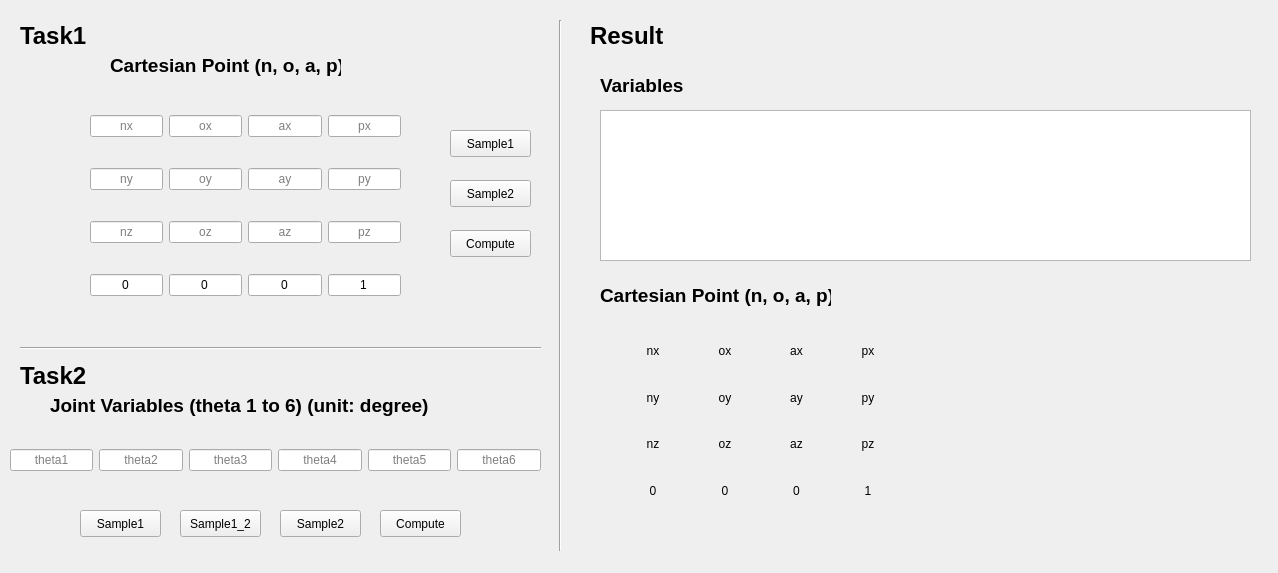
<?xml version="1.0" encoding="UTF-8"?>
<ui version="4.0">
 <class>MainWindow</class>
 <widget class="QMainWindow" name="MainWindow">
  <property name="geometry">
   <rect>
    <x>0</x>
    <y>0</y>
    <width>1278</width>
    <height>573</height>
   </rect>
  </property>
  <property name="windowTitle">
   <string>Robotics Project1</string>
  </property>
  <widget class="QWidget" name="centralwidget">
   <widget class="QLabel" name="lb_task1">
    <property name="geometry">
     <rect>
      <x>20</x>
      <y>20</y>
      <width>81</width>
      <height>31</height>
     </rect>
    </property>
    <property name="font">
     <font>
      <pointsize>18</pointsize>
      <weight>75</weight>
      <italic>false</italic>
      <bold>true</bold>
     </font>
    </property>
    <property name="text">
     <string>Task1</string>
    </property>
   </widget>
   <widget class="QWidget" name="gridLayoutWidget">
    <property name="geometry">
     <rect>
      <x>90</x>
      <y>90</y>
      <width>311</width>
      <height>231</height>
     </rect>
    </property>
    <layout class="QGridLayout" name="gridLayout">
     <item row="0" column="0">
      <widget class="QLineEdit" name="le_nx">
       <property name="alignment">
        <set>Qt::AlignCenter</set>
       </property>
       <property name="placeholderText">
        <string>nx</string>
       </property>
      </widget>
     </item>
     <item row="1" column="0">
      <widget class="QLineEdit" name="le_ny">
       <property name="alignment">
        <set>Qt::AlignCenter</set>
       </property>
       <property name="placeholderText">
        <string>ny</string>
       </property>
      </widget>
     </item>
     <item row="2" column="0">
      <widget class="QLineEdit" name="le_nz">
       <property name="alignment">
        <set>Qt::AlignCenter</set>
       </property>
       <property name="placeholderText">
        <string>nz</string>
       </property>
      </widget>
     </item>
     <item row="3" column="0">
      <widget class="QLineEdit" name="le_nw">
       <property name="text">
        <string>0</string>
       </property>
       <property name="alignment">
        <set>Qt::AlignCenter</set>
       </property>
       <property name="readOnly">
        <bool>true</bool>
       </property>
      </widget>
     </item>
     <item row="0" column="1">
      <widget class="QLineEdit" name="le_ox">
       <property name="alignment">
        <set>Qt::AlignCenter</set>
       </property>
       <property name="placeholderText">
        <string>ox</string>
       </property>
      </widget>
     </item>
     <item row="1" column="1">
      <widget class="QLineEdit" name="le_oy">
       <property name="alignment">
        <set>Qt::AlignCenter</set>
       </property>
       <property name="placeholderText">
        <string>oy</string>
       </property>
      </widget>
     </item>
     <item row="2" column="1">
      <widget class="QLineEdit" name="le_oz">
       <property name="alignment">
        <set>Qt::AlignCenter</set>
       </property>
       <property name="placeholderText">
        <string>oz</string>
       </property>
      </widget>
     </item>
     <item row="3" column="1">
      <widget class="QLineEdit" name="le_ow">
       <property name="text">
        <string>0</string>
       </property>
       <property name="alignment">
        <set>Qt::AlignCenter</set>
       </property>
       <property name="readOnly">
        <bool>true</bool>
       </property>
      </widget>
     </item>
     <item row="0" column="2">
      <widget class="QLineEdit" name="le_ax">
       <property name="alignment">
        <set>Qt::AlignCenter</set>
       </property>
       <property name="placeholderText">
        <string>ax</string>
       </property>
      </widget>
     </item>
     <item row="1" column="2">
      <widget class="QLineEdit" name="le_ay">
       <property name="alignment">
        <set>Qt::AlignCenter</set>
       </property>
       <property name="placeholderText">
        <string>ay</string>
       </property>
      </widget>
     </item>
     <item row="2" column="2">
      <widget class="QLineEdit" name="le_az">
       <property name="alignment">
        <set>Qt::AlignCenter</set>
       </property>
       <property name="placeholderText">
        <string>az</string>
       </property>
      </widget>
     </item>
     <item row="3" column="2">
      <widget class="QLineEdit" name="le_aw">
       <property name="text">
        <string>0</string>
       </property>
       <property name="alignment">
        <set>Qt::AlignCenter</set>
       </property>
       <property name="readOnly">
        <bool>true</bool>
       </property>
      </widget>
     </item>
     <item row="0" column="3">
      <widget class="QLineEdit" name="le_px">
       <property name="inputMask">
        <string/>
       </property>
       <property name="alignment">
        <set>Qt::AlignCenter</set>
       </property>
       <property name="placeholderText">
        <string>px</string>
       </property>
      </widget>
     </item>
     <item row="1" column="3">
      <widget class="QLineEdit" name="le_py">
       <property name="inputMask">
        <string/>
       </property>
       <property name="alignment">
        <set>Qt::AlignCenter</set>
       </property>
       <property name="placeholderText">
        <string>py</string>
       </property>
      </widget>
     </item>
     <item row="2" column="3">
      <widget class="QLineEdit" name="le_pz">
       <property name="alignment">
        <set>Qt::AlignCenter</set>
       </property>
       <property name="placeholderText">
        <string>pz</string>
       </property>
      </widget>
     </item>
     <item row="3" column="3">
      <widget class="QLineEdit" name="le_pw">
       <property name="text">
        <string>1</string>
       </property>
       <property name="alignment">
        <set>Qt::AlignCenter</set>
       </property>
       <property name="readOnly">
        <bool>true</bool>
       </property>
      </widget>
     </item>
    </layout>
   </widget>
   <widget class="QLabel" name="lb_noap">
    <property name="geometry">
     <rect>
      <x>110</x>
      <y>40</y>
      <width>231</width>
      <height>51</height>
     </rect>
    </property>
    <property name="font">
     <font>
      <pointsize>14</pointsize>
      <weight>75</weight>
      <italic>false</italic>
      <bold>true</bold>
     </font>
    </property>
    <property name="text">
     <string>Cartesian Point (n, o, a, p)</string>
    </property>
   </widget>
   <widget class="QLabel" name="lb_task2">
    <property name="geometry">
     <rect>
      <x>20</x>
      <y>360</y>
      <width>81</width>
      <height>31</height>
     </rect>
    </property>
    <property name="font">
     <font>
      <pointsize>18</pointsize>
      <weight>75</weight>
      <italic>false</italic>
      <bold>true</bold>
     </font>
    </property>
    <property name="text">
     <string>Task2</string>
    </property>
   </widget>
   <widget class="QLabel" name="lb_thetas">
    <property name="geometry">
     <rect>
      <x>50</x>
      <y>380</y>
      <width>391</width>
      <height>51</height>
     </rect>
    </property>
    <property name="font">
     <font>
      <pointsize>14</pointsize>
      <weight>75</weight>
      <italic>false</italic>
      <bold>true</bold>
     </font>
    </property>
    <property name="text">
     <string>Joint Variables (theta 1 to 6) (unit: degree)</string>
    </property>
   </widget>
   <widget class="QWidget" name="horizontalLayoutWidget">
    <property name="geometry">
     <rect>
      <x>10</x>
      <y>420</y>
      <width>531</width>
      <height>80</height>
     </rect>
    </property>
    <layout class="QHBoxLayout" name="horizontalLayout">
     <item>
      <widget class="QLineEdit" name="le_th1">
       <property name="alignment">
        <set>Qt::AlignCenter</set>
       </property>
       <property name="placeholderText">
        <string>theta1</string>
       </property>
      </widget>
     </item>
     <item>
      <widget class="QLineEdit" name="le_th2">
       <property name="alignment">
        <set>Qt::AlignCenter</set>
       </property>
       <property name="placeholderText">
        <string>theta2</string>
       </property>
      </widget>
     </item>
     <item>
      <widget class="QLineEdit" name="le_th3">
       <property name="alignment">
        <set>Qt::AlignCenter</set>
       </property>
       <property name="placeholderText">
        <string>theta3</string>
       </property>
      </widget>
     </item>
     <item>
      <widget class="QLineEdit" name="le_th4">
       <property name="alignment">
        <set>Qt::AlignCenter</set>
       </property>
       <property name="placeholderText">
        <string>theta4</string>
       </property>
      </widget>
     </item>
     <item>
      <widget class="QLineEdit" name="le_th5">
       <property name="alignment">
        <set>Qt::AlignCenter</set>
       </property>
       <property name="placeholderText">
        <string>theta5</string>
       </property>
      </widget>
     </item>
     <item>
      <widget class="QLineEdit" name="le_th6">
       <property name="alignment">
        <set>Qt::AlignCenter</set>
       </property>
       <property name="placeholderText">
        <string>theta6</string>
       </property>
      </widget>
     </item>
    </layout>
   </widget>
   <widget class="Line" name="line">
    <property name="geometry">
     <rect>
      <x>20</x>
      <y>340</y>
      <width>521</width>
      <height>16</height>
     </rect>
    </property>
    <property name="orientation">
     <enum>Qt::Horizontal</enum>
    </property>
   </widget>
   <widget class="QPushButton" name="btn_dotask1">
    <property name="geometry">
     <rect>
      <x>450</x>
      <y>230</y>
      <width>81</width>
      <height>27</height>
     </rect>
    </property>
    <property name="text">
     <string>Compute</string>
    </property>
   </widget>
   <widget class="QPushButton" name="btn_dotask2">
    <property name="geometry">
     <rect>
      <x>380</x>
      <y>510</y>
      <width>81</width>
      <height>27</height>
     </rect>
    </property>
    <property name="text">
     <string>Compute</string>
    </property>
   </widget>
   <widget class="QWidget" name="gridLayoutWidget_2">
    <property name="geometry">
     <rect>
      <x>620</x>
      <y>330</y>
      <width>281</width>
      <height>181</height>
     </rect>
    </property>
    <layout class="QGridLayout" name="gridLayout_2">
     <item row="1" column="1">
      <widget class="QLabel" name="lb_oy">
       <property name="text">
        <string>oy</string>
       </property>
       <property name="alignment">
        <set>Qt::AlignCenter</set>
       </property>
      </widget>
     </item>
     <item row="1" column="0">
      <widget class="QLabel" name="lb_ny">
       <property name="text">
        <string>ny</string>
       </property>
       <property name="alignment">
        <set>Qt::AlignCenter</set>
       </property>
      </widget>
     </item>
     <item row="3" column="0">
      <widget class="QLabel" name="lb_nw">
       <property name="text">
        <string>0</string>
       </property>
       <property name="alignment">
        <set>Qt::AlignCenter</set>
       </property>
      </widget>
     </item>
     <item row="0" column="2">
      <widget class="QLabel" name="lb_ax">
       <property name="text">
        <string>ax</string>
       </property>
       <property name="alignment">
        <set>Qt::AlignCenter</set>
       </property>
      </widget>
     </item>
     <item row="2" column="0">
      <widget class="QLabel" name="lb_nz">
       <property name="text">
        <string>nz</string>
       </property>
       <property name="alignment">
        <set>Qt::AlignCenter</set>
       </property>
      </widget>
     </item>
     <item row="3" column="2">
      <widget class="QLabel" name="lb_aw">
       <property name="text">
        <string>0</string>
       </property>
       <property name="alignment">
        <set>Qt::AlignCenter</set>
       </property>
      </widget>
     </item>
     <item row="1" column="2">
      <widget class="QLabel" name="lb_ay">
       <property name="text">
        <string>ay</string>
       </property>
       <property name="alignment">
        <set>Qt::AlignCenter</set>
       </property>
      </widget>
     </item>
     <item row="0" column="0">
      <widget class="QLabel" name="lb_nx">
       <property name="text">
        <string>nx</string>
       </property>
       <property name="alignment">
        <set>Qt::AlignCenter</set>
       </property>
      </widget>
     </item>
     <item row="3" column="1">
      <widget class="QLabel" name="lb_ow">
       <property name="text">
        <string>0</string>
       </property>
       <property name="alignment">
        <set>Qt::AlignCenter</set>
       </property>
      </widget>
     </item>
     <item row="0" column="1">
      <widget class="QLabel" name="lb_ox">
       <property name="text">
        <string>ox</string>
       </property>
       <property name="alignment">
        <set>Qt::AlignCenter</set>
       </property>
      </widget>
     </item>
     <item row="2" column="1">
      <widget class="QLabel" name="lb_oz">
       <property name="text">
        <string>oz</string>
       </property>
       <property name="alignment">
        <set>Qt::AlignCenter</set>
       </property>
      </widget>
     </item>
     <item row="2" column="2">
      <widget class="QLabel" name="lb_az">
       <property name="text">
        <string>az</string>
       </property>
       <property name="alignment">
        <set>Qt::AlignCenter</set>
       </property>
      </widget>
     </item>
     <item row="0" column="3">
      <widget class="QLabel" name="lb_px">
       <property name="text">
        <string>px</string>
       </property>
       <property name="alignment">
        <set>Qt::AlignCenter</set>
       </property>
      </widget>
     </item>
     <item row="1" column="3">
      <widget class="QLabel" name="lb_py">
       <property name="text">
        <string>py</string>
       </property>
       <property name="alignment">
        <set>Qt::AlignCenter</set>
       </property>
      </widget>
     </item>
     <item row="2" column="3">
      <widget class="QLabel" name="lb_pz">
       <property name="text">
        <string>pz</string>
       </property>
       <property name="alignment">
        <set>Qt::AlignCenter</set>
       </property>
      </widget>
     </item>
     <item row="3" column="3">
      <widget class="QLabel" name="lb_pw">
       <property name="text">
        <string>1</string>
       </property>
       <property name="alignment">
        <set>Qt::AlignCenter</set>
       </property>
      </widget>
     </item>
    </layout>
   </widget>
   <widget class="Line" name="line_2">
    <property name="geometry">
     <rect>
      <x>550</x>
      <y>20</y>
      <width>20</width>
      <height>531</height>
     </rect>
    </property>
    <property name="orientation">
     <enum>Qt::Vertical</enum>
    </property>
   </widget>
   <widget class="QLabel" name="lb_result">
    <property name="geometry">
     <rect>
      <x>590</x>
      <y>20</y>
      <width>81</width>
      <height>31</height>
     </rect>
    </property>
    <property name="font">
     <font>
      <pointsize>18</pointsize>
      <weight>75</weight>
      <italic>false</italic>
      <bold>true</bold>
     </font>
    </property>
    <property name="text">
     <string>Result</string>
    </property>
   </widget>
   <widget class="QLabel" name="lb_variables">
    <property name="geometry">
     <rect>
      <x>600</x>
      <y>60</y>
      <width>421</width>
      <height>51</height>
     </rect>
    </property>
    <property name="font">
     <font>
      <pointsize>14</pointsize>
      <weight>75</weight>
      <italic>false</italic>
      <bold>true</bold>
     </font>
    </property>
    <property name="text">
     <string>Variables </string>
    </property>
   </widget>
   <widget class="QLabel" name="lb_noap_2">
    <property name="geometry">
     <rect>
      <x>600</x>
      <y>270</y>
      <width>231</width>
      <height>51</height>
     </rect>
    </property>
    <property name="font">
     <font>
      <pointsize>14</pointsize>
      <weight>75</weight>
      <italic>false</italic>
      <bold>true</bold>
     </font>
    </property>
    <property name="text">
     <string>Cartesian Point (n, o, a, p)</string>
    </property>
   </widget>
   <widget class="QTableView" name="tableView">
    <property name="geometry">
     <rect>
      <x>600</x>
      <y>110</y>
      <width>651</width>
      <height>151</height>
     </rect>
    </property>
   </widget>
   <widget class="QPushButton" name="btn_task1sample1">
    <property name="geometry">
     <rect>
      <x>450</x>
      <y>130</y>
      <width>81</width>
      <height>27</height>
     </rect>
    </property>
    <property name="text">
     <string>Sample1</string>
    </property>
   </widget>
   <widget class="QPushButton" name="btn_task1sample2">
    <property name="geometry">
     <rect>
      <x>450</x>
      <y>180</y>
      <width>81</width>
      <height>27</height>
     </rect>
    </property>
    <property name="text">
     <string>Sample2</string>
    </property>
   </widget>
   <widget class="QPushButton" name="btn_task2sample1">
    <property name="geometry">
     <rect>
      <x>80</x>
      <y>510</y>
      <width>81</width>
      <height>27</height>
     </rect>
    </property>
    <property name="text">
     <string>Sample1</string>
    </property>
   </widget>
   <widget class="QPushButton" name="btn_task2sample1_2">
    <property name="geometry">
     <rect>
      <x>180</x>
      <y>510</y>
      <width>81</width>
      <height>27</height>
     </rect>
    </property>
    <property name="text">
     <string>Sample1_2</string>
    </property>
   </widget>
   <widget class="QPushButton" name="btn_task2sample2">
    <property name="geometry">
     <rect>
      <x>280</x>
      <y>510</y>
      <width>81</width>
      <height>27</height>
     </rect>
    </property>
    <property name="text">
     <string>Sample2</string>
    </property>
   </widget>
  </widget>
 </widget>
 <resources/>
 <connections>
  <connection>
   <sender>btn_dotask1</sender>
   <signal>clicked()</signal>
   <receiver>MainWindow</receiver>
   <slot>Task1()</slot>
   <hints>
    <hint type="sourcelabel">
     <x>500</x>
     <y>244</y>
    </hint>
    <hint type="destinationlabel">
     <x>511</x>
     <y>156</y>
    </hint>
   </hints>
  </connection>
  <connection>
   <sender>btn_dotask2</sender>
   <signal>clicked()</signal>
   <receiver>MainWindow</receiver>
   <slot>Task2()</slot>
   <hints>
    <hint type="sourcelabel">
     <x>450</x>
     <y>520</y>
    </hint>
    <hint type="destinationlabel">
     <x>520</x>
     <y>474</y>
    </hint>
   </hints>
  </connection>
  <connection>
   <sender>btn_task2sample2</sender>
   <signal>clicked()</signal>
   <receiver>MainWindow</receiver>
   <slot>Task2Sample2()</slot>
   <hints>
    <hint type="sourcelabel">
     <x>329</x>
     <y>530</y>
    </hint>
    <hint type="destinationlabel">
     <x>327</x>
     <y>558</y>
    </hint>
   </hints>
  </connection>
  <connection>
   <sender>btn_task2sample1_2</sender>
   <signal>clicked()</signal>
   <receiver>MainWindow</receiver>
   <slot>Task2Sample1_2()</slot>
   <hints>
    <hint type="sourcelabel">
     <x>228</x>
     <y>526</y>
    </hint>
    <hint type="destinationlabel">
     <x>227</x>
     <y>547</y>
    </hint>
   </hints>
  </connection>
  <connection>
   <sender>btn_task2sample1</sender>
   <signal>clicked()</signal>
   <receiver>MainWindow</receiver>
   <slot>Task2Sample1()</slot>
   <hints>
    <hint type="sourcelabel">
     <x>127</x>
     <y>529</y>
    </hint>
    <hint type="destinationlabel">
     <x>128</x>
     <y>493</y>
    </hint>
   </hints>
  </connection>
  <connection>
   <sender>btn_task1sample1</sender>
   <signal>clicked()</signal>
   <receiver>MainWindow</receiver>
   <slot>Task1Sample1()</slot>
   <hints>
    <hint type="sourcelabel">
     <x>463</x>
     <y>149</y>
    </hint>
    <hint type="destinationlabel">
     <x>468</x>
     <y>103</y>
    </hint>
   </hints>
  </connection>
  <connection>
   <sender>btn_task1sample2</sender>
   <signal>clicked()</signal>
   <receiver>MainWindow</receiver>
   <slot>Task1Sample2()</slot>
   <hints>
    <hint type="sourcelabel">
     <x>480</x>
     <y>196</y>
    </hint>
    <hint type="destinationlabel">
     <x>421</x>
     <y>200</y>
    </hint>
   </hints>
  </connection>
 </connections>
 <slots>
  <slot>Task2()</slot>
  <slot>Task1()</slot>
  <slot>Task1Sample1()</slot>
  <slot>Task2Sample2()</slot>
  <slot>Task1Sample2()</slot>
  <slot>Task2Sample1()</slot>
  <slot>Task2Sample1_2()</slot>
 </slots>
</ui>
